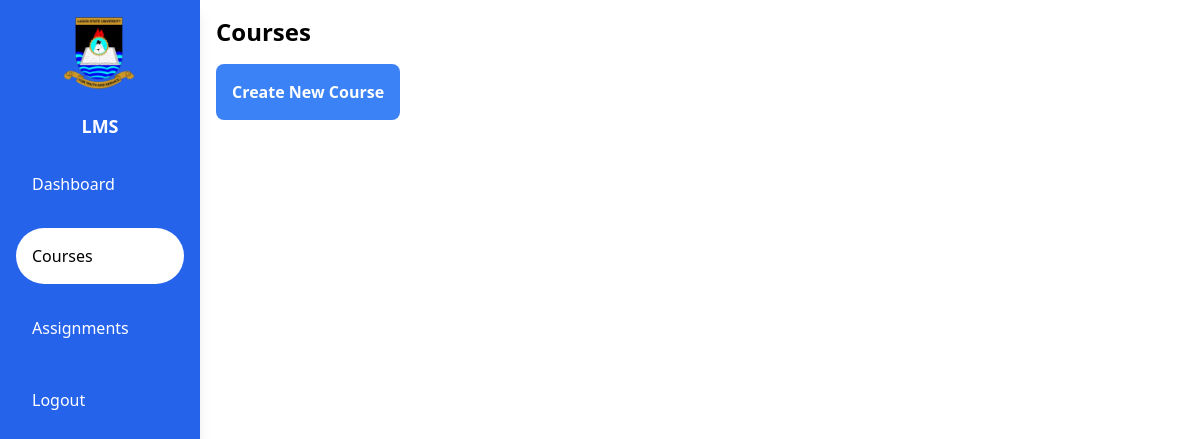
Before: /courses (signed in) with the older database file.
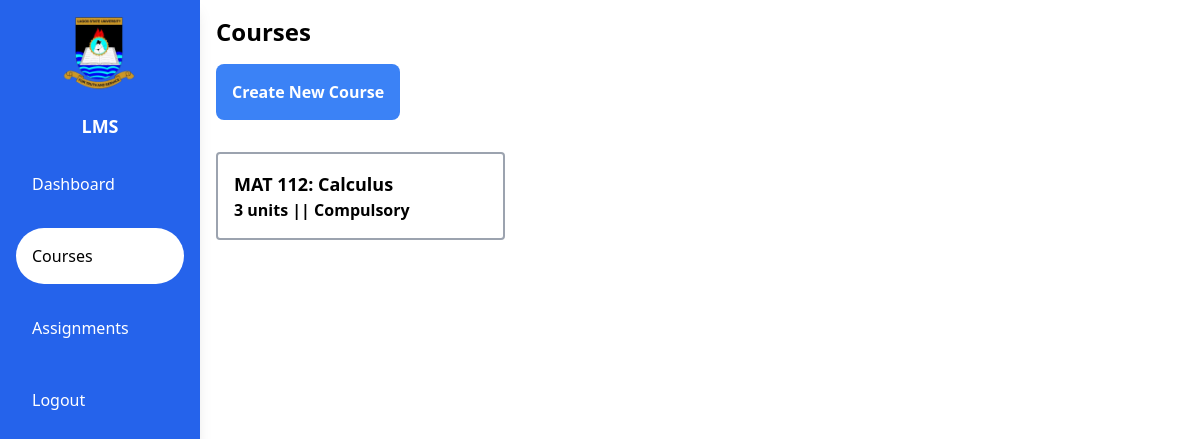
After: the same page with the newer database file.
### lms/models.py (models this page shows)
class Course(models.Model):
    COURSE_TYPE_CHOICE = (
        ('Compulsory', 'Compulsory'),
        ('Required', 'Required'),
        ('Elective', 'Elective')
    )
    course_code = models.CharField(max_length=8, null=True)
    course_title = models.CharField(max_length=1000, null=True)
    unit = models.IntegerField(null=True)
    type = models.CharField(max_length=10, choices=COURSE_TYPE_CHOICE, null=True)
    instructor = models.ForeignKey(User, on_delete=models.CASCADE, null=True)

### lms/views.py (the view)
# urls.py: path('courses', views.courses, name='courses'),
@login_required
def courses(request):
    user = request.user
    try:
        if user:
            courses = Course.objects.all().order_by('course_code')
            ctx = {
                'courses': courses
            }
            return render(request, 'lms/courses.html', ctx)
    except AttributeError:
        return render(request, 'lms/index.html')
    return render(request, 'lms/index.html')

### lms/templates/lms/courses.html
{% extends "lms/layout.html" %}
{% load static %}
{% block body %}
    <div class="w-full p-4">
        <h1 class="text-2xl font-bold">Courses</h1>
        {% if user.is_authenticated and user.is_lecturer %}
        <a href="{% url 'addcourse' %}" class="block mt-4 p-4 bg-blue-500 text-white font-semibold w-fit rounded-lg">Create New Course</a>
        {% endif %}
        <div class="mt-8 grid grid-cols-3">
            {% for course in courses %}
            <div class="border-2 border-gray-400 rounded p-4 col-span-1">
                <a href="{% url 'course' course.id %}" class="">
                <h1 class="text-lg font-bold">{{course.course_code}}: {{course.course_title}}</h1>
                <h3 class="font-semibold">{{course.unit}} units || {{course.type}}</h3>
                </a>
            </div>
            {% endfor %}
        </div>
    </div>
{% endblock %}

Changed rows visible on the page:
added Course: course_code "MAT 112", course_title "Calculus", unit "3", type "Compulsory"
